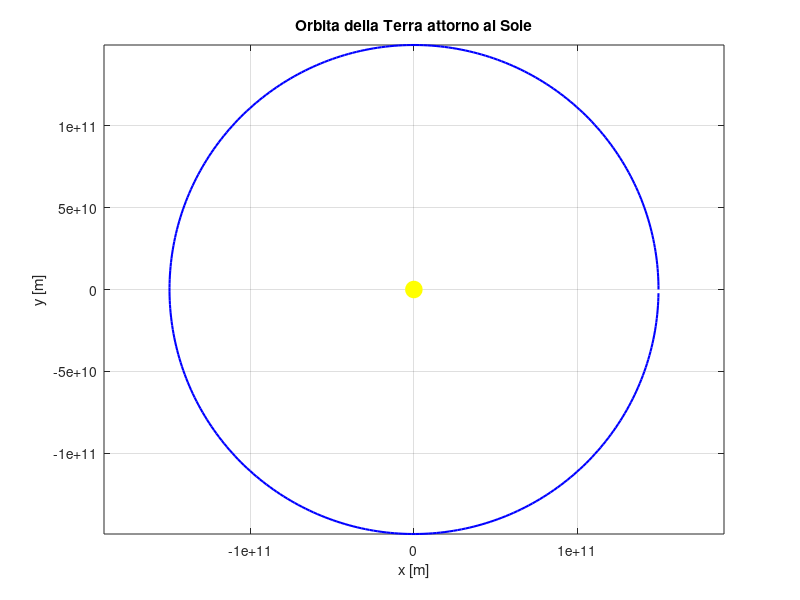

MATLAB code to generate this figure:
clc; clear; close all;

% Costanti fisiche
G = 6.67430e-11; % Costante gravitazionale [m^3 kg^-1 s^-2]
M = 1.989e30;    % Massa del Sole [kg]

% Condizioni iniziali (posizione e velocità della Terra)
AU = 1.496e11;   % Unità astronomica [m] (distanza media Terra-Sole)
r0 = [AU; 0];    % Posizione iniziale [m]
v0 = [0; 29780]; % Velocità iniziale [m/s] (circa 29.78 km/s)

% Parametri di simulazione
dt = 60 * 60 * 24;  % Passo temporale [s] (1 giorno)
T = 365 * dt;       % Tempo totale di simulazione (1 anno)
N = floor(T / dt);  % Numero di passi

% Preallocazione array
r = zeros(2, N);
v = zeros(2, N);
t = zeros(1, N);

% Condizioni iniziali
r(:, 1) = r0;
v(:, 1) = v0;

% Funzione per accelerazione gravitazionale
acc = @(r) -G * M / norm(r)^3 * r;

% Simulazione con metodo di Runge-Kutta 4° ordine
for i = 1:N-1
    k1v = dt * acc(r(:, i));
    k1r = dt * v(:, i);

    k2v = dt * acc(r(:, i) + k1r / 2);
    k2r = dt * (v(:, i) + k1v / 2);

    k3v = dt * acc(r(:, i) + k2r / 2);
    k3r = dt * (v(:, i) + k2v / 2);

    k4v = dt * acc(r(:, i) + k3r);
    k4r = dt * (v(:, i) + k3v);

    v(:, i+1) = v(:, i) + (k1v + 2*k2v + 2*k3v + k4v) / 6;
    r(:, i+1) = r(:, i) + (k1r + 2*k2r + 2*k3r + k4r) / 6;
    
    t(i+1) = t(i) + dt;
end

% Grafico dell'orbita
figure;
plot(r(1, :), r(2, :), 'b', 'LineWidth', 1.5); hold on;
plot(0, 0, 'yo', 'MarkerSize', 12, 'MarkerFaceColor', 'y'); % Sole
axis equal;
xlabel('x [m]');
ylabel('y [m]');
title('Orbita della Terra attorno al Sole');
grid on;
